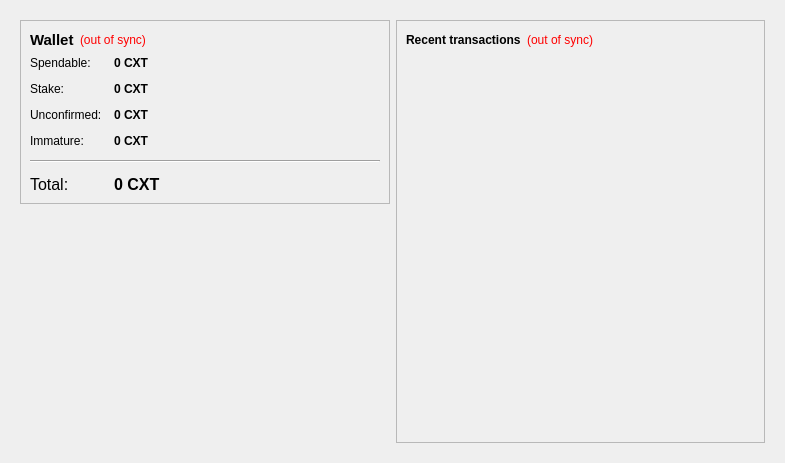
<?xml version="1.0" encoding="UTF-8"?>
<ui version="4.0">
 <class>OverviewPage</class>
 <widget class="QWidget" name="OverviewPage">
  <property name="geometry">
   <rect>
    <x>0</x>
    <y>0</y>
    <width>785</width>
    <height>463</height>
   </rect>
  </property>
  <property name="windowTitle">
   <string>Form</string>
  </property>
  <layout class="QHBoxLayout" name="horizontalLayout" stretch="0">
   <item>
    <widget class="QFrame" name="frameMain">
     <property name="frameShape">
      <enum>QFrame::NoFrame</enum>
     </property>
     <layout class="QHBoxLayout" name="horizontalLayout_3">
      <item>
       <layout class="QVBoxLayout" name="verticalLayout_2">
        <item>
         <widget class="QFrame" name="frame">
          <property name="frameShape">
           <enum>QFrame::StyledPanel</enum>
          </property>
          <property name="frameShadow">
           <enum>QFrame::Plain</enum>
          </property>
          <layout class="QVBoxLayout" name="verticalLayout_4">
           <item>
            <layout class="QHBoxLayout" name="horizontalLayout_4">
             <item>
              <widget class="QLabel" name="label_5">
               <property name="font">
                <font>
                 <pointsize>11</pointsize>
                 <weight>75</weight>
                 <bold>true</bold>
                </font>
               </property>
               <property name="text">
                <string>Wallet</string>
               </property>
              </widget>
             </item>
             <item>
              <widget class="QLabel" name="labelWalletStatus">
               <property name="toolTip">
                <string>The displayed information may be out of date. Your wallet automatically synchronizes with the coinonat network after a connection is established, but this process has not completed yet.</string>
               </property>
               <property name="styleSheet">
                <string notr="true">QLabel { color: red; }</string>
               </property>
               <property name="text">
                <string notr="true">(out of sync)</string>
               </property>
               <property name="alignment">
                <set>Qt::AlignLeading|Qt::AlignLeft|Qt::AlignVCenter</set>
               </property>
              </widget>
             </item>
             <item>
              <spacer name="horizontalSpacer_2">
               <property name="orientation">
                <enum>Qt::Horizontal</enum>
               </property>
               <property name="sizeHint" stdset="0">
                <size>
                 <width>40</width>
                 <height>20</height>
                </size>
               </property>
              </spacer>
             </item>
            </layout>
           </item>
           <item>
            <layout class="QFormLayout" name="formLayout_2">
             <property name="fieldGrowthPolicy">
              <enum>QFormLayout::AllNonFixedFieldsGrow</enum>
             </property>
             <property name="horizontalSpacing">
              <number>12</number>
             </property>
             <property name="verticalSpacing">
              <number>12</number>
             </property>
             <item row="0" column="0">
              <widget class="QLabel" name="label">
               <property name="text">
                <string>Spendable:</string>
               </property>
              </widget>
             </item>
             <item row="0" column="1">
              <widget class="QLabel" name="labelBalance">
               <property name="font">
                <font>
                 <weight>75</weight>
                 <bold>true</bold>
                </font>
               </property>
               <property name="cursor">
                <cursorShape>IBeamCursor</cursorShape>
               </property>
               <property name="toolTip">
                <string>Your current spendable balance</string>
               </property>
               <property name="text">
                <string notr="true">0 CXT</string>
               </property>
               <property name="textInteractionFlags">
                <set>Qt::LinksAccessibleByMouse|Qt::TextSelectableByKeyboard|Qt::TextSelectableByMouse</set>
               </property>
              </widget>
             </item>
             <item row="1" column="0">
              <widget class="QLabel" name="label_6">
               <property name="text">
                <string>Stake:</string>
               </property>
              </widget>
             </item>
             <item row="1" column="1">
              <widget class="QLabel" name="labelStake">
               <property name="font">
                <font>
                 <weight>75</weight>
                 <bold>true</bold>
                </font>
               </property>
               <property name="cursor">
                <cursorShape>IBeamCursor</cursorShape>
               </property>
               <property name="toolTip">
                <string>Total of coins that was staked, and do not yet count toward the current balance</string>
               </property>
               <property name="text">
                <string notr="true">0 CXT</string>
               </property>
               <property name="textInteractionFlags">
                <set>Qt::LinksAccessibleByMouse|Qt::TextSelectableByKeyboard|Qt::TextSelectableByMouse</set>
               </property>
              </widget>
             </item>
             <item row="2" column="0">
              <widget class="QLabel" name="label_3">
               <property name="text">
                <string>Unconfirmed:</string>
               </property>
              </widget>
             </item>
             <item row="2" column="1">
              <widget class="QLabel" name="labelUnconfirmed">
               <property name="font">
                <font>
                 <weight>75</weight>
                 <bold>true</bold>
                </font>
               </property>
               <property name="cursor">
                <cursorShape>IBeamCursor</cursorShape>
               </property>
               <property name="toolTip">
                <string>Total of transactions that have yet to be confirmed, and do not yet count toward the current balance</string>
               </property>
               <property name="text">
                <string notr="true">0 CXT</string>
               </property>
               <property name="textInteractionFlags">
                <set>Qt::LinksAccessibleByMouse|Qt::TextSelectableByKeyboard|Qt::TextSelectableByMouse</set>
               </property>
              </widget>
             </item>
             <item row="3" column="0">
              <widget class="QLabel" name="labelImmatureText">
               <property name="text">
                <string>Immature:</string>
               </property>
              </widget>
             </item>
             <item row="3" column="1">
              <widget class="QLabel" name="labelImmature">
               <property name="font">
                <font>
                 <weight>75</weight>
                 <bold>true</bold>
                </font>
               </property>
               <property name="toolTip">
                <string>Mined balance that has not yet matured</string>
               </property>
               <property name="text">
                <string notr="true">0 CXT</string>
               </property>
               <property name="textInteractionFlags">
                <set>Qt::LinksAccessibleByMouse|Qt::TextSelectableByKeyboard|Qt::TextSelectableByMouse</set>
               </property>
              </widget>
             </item>
             <item row="4" column="0" colspan="2">
              <widget class="Line" name="line">
               <property name="orientation">
                <enum>Qt::Horizontal</enum>
               </property>
              </widget>
             </item>
             <item row="5" column="0">
              <widget class="QLabel" name="labelTotalText">
               <property name="font">
                <font>
                 <pointsize>12</pointsize>
                </font>
               </property>
               <property name="text">
                <string>Total:</string>
               </property>
              </widget>
             </item>
             <item row="5" column="1">
              <widget class="QLabel" name="labelTotal">
               <property name="font">
                <font>
                 <pointsize>12</pointsize>
                 <weight>75</weight>
                 <bold>true</bold>
                </font>
               </property>
               <property name="cursor">
                <cursorShape>IBeamCursor</cursorShape>
               </property>
               <property name="toolTip">
                <string>Your current total balance</string>
               </property>
               <property name="text">
                <string notr="true">0 CXT</string>
               </property>
               <property name="textInteractionFlags">
                <set>Qt::LinksAccessibleByMouse|Qt::TextSelectableByKeyboard|Qt::TextSelectableByMouse</set>
               </property>
              </widget>
             </item>
            </layout>
           </item>
          </layout>
         </widget>
        </item>
        <item>
         <spacer name="verticalSpacer">
          <property name="orientation">
           <enum>Qt::Vertical</enum>
          </property>
          <property name="sizeHint" stdset="0">
           <size>
            <width>20</width>
            <height>40</height>
           </size>
          </property>
         </spacer>
        </item>
        <item>
         <widget class="QLabel" name="label_2">
          <property name="text">
           <string/>
          </property>
          <property name="pixmap">
           <pixmap>:/images/wallet</pixmap>
          </property>
         </widget>
        </item>
       </layout>
      </item>
      <item>
       <layout class="QVBoxLayout" name="verticalLayout_3">
        <item>
         <widget class="QFrame" name="frame_2">
          <property name="frameShape">
           <enum>QFrame::StyledPanel</enum>
          </property>
          <property name="frameShadow">
           <enum>QFrame::Plain</enum>
          </property>
          <layout class="QVBoxLayout" name="verticalLayout">
           <item>
            <layout class="QHBoxLayout" name="horizontalLayout_2">
             <item>
              <widget class="QLabel" name="label_4">
               <property name="text">
                <string>&lt;b&gt;Recent transactions&lt;/b&gt;</string>
               </property>
              </widget>
             </item>
             <item>
              <widget class="QLabel" name="labelTransactionsStatus">
               <property name="toolTip">
                <string>The displayed information may be out of date. Your wallet automatically synchronizes with the coinonat network after a connection is established, but this process has not completed yet.</string>
               </property>
               <property name="styleSheet">
                <string notr="true">QLabel { color: red; }</string>
               </property>
               <property name="text">
                <string notr="true">(out of sync)</string>
               </property>
               <property name="alignment">
                <set>Qt::AlignRight|Qt::AlignTrailing|Qt::AlignVCenter</set>
               </property>
              </widget>
             </item>
             <item>
              <spacer name="horizontalSpacer">
               <property name="orientation">
                <enum>Qt::Horizontal</enum>
               </property>
               <property name="sizeHint" stdset="0">
                <size>
                 <width>40</width>
                 <height>20</height>
                </size>
               </property>
              </spacer>
             </item>
            </layout>
           </item>
           <item>
            <widget class="QListView" name="listTransactions">
             <property name="styleSheet">
              <string notr="true">QListView { background: transparent; }</string>
             </property>
             <property name="frameShape">
              <enum>QFrame::NoFrame</enum>
             </property>
             <property name="verticalScrollBarPolicy">
              <enum>Qt::ScrollBarAlwaysOff</enum>
             </property>
             <property name="horizontalScrollBarPolicy">
              <enum>Qt::ScrollBarAlwaysOff</enum>
             </property>
             <property name="selectionMode">
              <enum>QAbstractItemView::NoSelection</enum>
             </property>
            </widget>
           </item>
          </layout>
         </widget>
        </item>
       </layout>
      </item>
     </layout>
    </widget>
   </item>
  </layout>
 </widget>
 <resources/>
 <connections/>
</ui>
